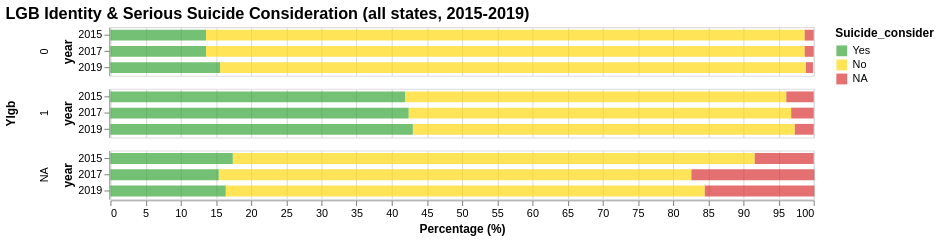

Express this chart as Vega-Lite.
### Vega-Lite specification from a JSON file in a GitHub repository (floating-point values rounded to 4 significant figures)
{"config": {"view": {"continuousWidth": 400, "continuousHeight": 300}, "range": {"category": ["#2ca02c", "gold", "#d62728"]}, "title": {"fontSize": 15}}, "data": {"name": "data-1fe31d6a60d101e6bf4a87fe4ff9292b"}, "mark": {"type": "bar", "opacity": 0.66, "size": 10}, "encoding": {"color": {"field": "Suicide_consider", "sort": {"field": "order", "order": "ascending"}, "type": "nominal"}, "order": {"field": "order", "type": "nominal"}, "row": {"field": "Ylgb", "spacing": 10, "type": "nominal"}, "tooltip": [{"field": "state", "title": "State", "type": "nominal"}, {"field": "year", "title": "Year", "type": "ordinal"}, {"field": "Suicide_consider", "title": "Suicide_consider", "type": "nominal"}, {"field": "percent", "title": "Percent (%)", "type": "quantitative"}], "x": {"aggregate": "sum", "axis": {"title": "Percentage (%)"}, "field": "percent", "scale": {"domainMax": 100}, "type": "quantitative"}, "y": {"field": "year", "type": "ordinal"}}, "height": 45, "selection": {"selector020": {"type": "interval", "bind": "scales", "encodings": ["x", "y"]}}, "title": "LGB Identity & Serious Suicide Consideration (all states, 2015-2019)", "transform": [{"calculate": "{'Yes':0, 'No':1, 'NA':2}[datum.Suicide_consider]", "as": "order"}], "width": 650, "$schema": "https://vega.github.io/schema/vega-lite/v4.17.0.json", "datasets": {"data-1fe31d6a60d101e6bf4a87fe4ff9292b": [{"year": 2015, "Ylgb": "0", "Suicide_consider": "NA", "percent": 1.3}, {"year": 2015, "Ylgb": "0", "Suicide_consider": "No", "percent": 85.1}, {"year": 2015, "Ylgb": "0", "Suicide_consider": "Yes", "percent": 13.6}, {"year": 2015, "Ylgb": "1", "Suicide_consider": "NA", "percent": 3.9}, {"year": 2015, "Ylgb": "1", "Suicide_consider": "No", "percent": 54.2}, {"year": 2015, "Ylgb": "1", "Suicide_consider": "Yes", "percent": 41.9}, {"year": 2015, "Ylgb": "NA", "Suicide_consider": "NA", "percent": 8.4}, {"year": 2015, "Ylgb": "NA", "Suicide_consider": "No", "percent": 74.2}, {"year": 2015, "Ylgb": "NA", "Suicide_consider": "Yes", "percent": 17.4}, {"year": 2017, "Ylgb": "0", "Suicide_consider": "NA", "percent": 1.3}, {"year": 2017, "Ylgb": "0", "Suicide_consider": "No", "percent": 85.1}, {"year": 2017, "Ylgb": "0", "Suicide_consider": "Yes", "percent": 13.6}, {"year": 2017, "Ylgb": "1", "Suicide_consider": "NA", "percent": 3.2}, {"year": 2017, "Ylgb": "1", "Suicide_consider": "No", "percent": 54.4}, {"year": 2017, "Ylgb": "1", "Suicide_consider": "Yes", "percent": 42.4}, {"year": 2017, "Ylgb": "NA", "Suicide_consider": "NA", "percent": 17.5}, {"year": 2017, "Ylgb": "NA", "Suicide_consider": "No", "percent": 67.2}, {"year": 2017, "Ylgb": "NA", "Suicide_consider": "Yes", "percent": 15.4}, {"year": 2019, "Ylgb": "0", "Suicide_consider": "NA", "percent": 1.0}, {"year": 2019, "Ylgb": "0", "Suicide_consider": "No", "percent": 83.3}, {"year": 2019, "Ylgb": "0", "Suicide_consider": "Yes", "percent": 15.6}, {"year": 2019, "Ylgb": "1", "Suicide_consider": "NA", "percent": 2.7}, {"year": 2019, "Ylgb": "1", "Suicide_consider": "No", "percent": 54.3}, {"year": 2019, "Ylgb": "1", "Suicide_consider": "Yes", "percent": 43.0}, {"year": 2019, "Ylgb": "NA", "Suicide_consider": "NA", "percent": 15.6}, {"year": 2019, "Ylgb": "NA", "Suicide_consider": "No", "percent": 68.1}, {"year": 2019, "Ylgb": "NA", "Suicide_consider": "Yes", "percent": 16.4}]}}
